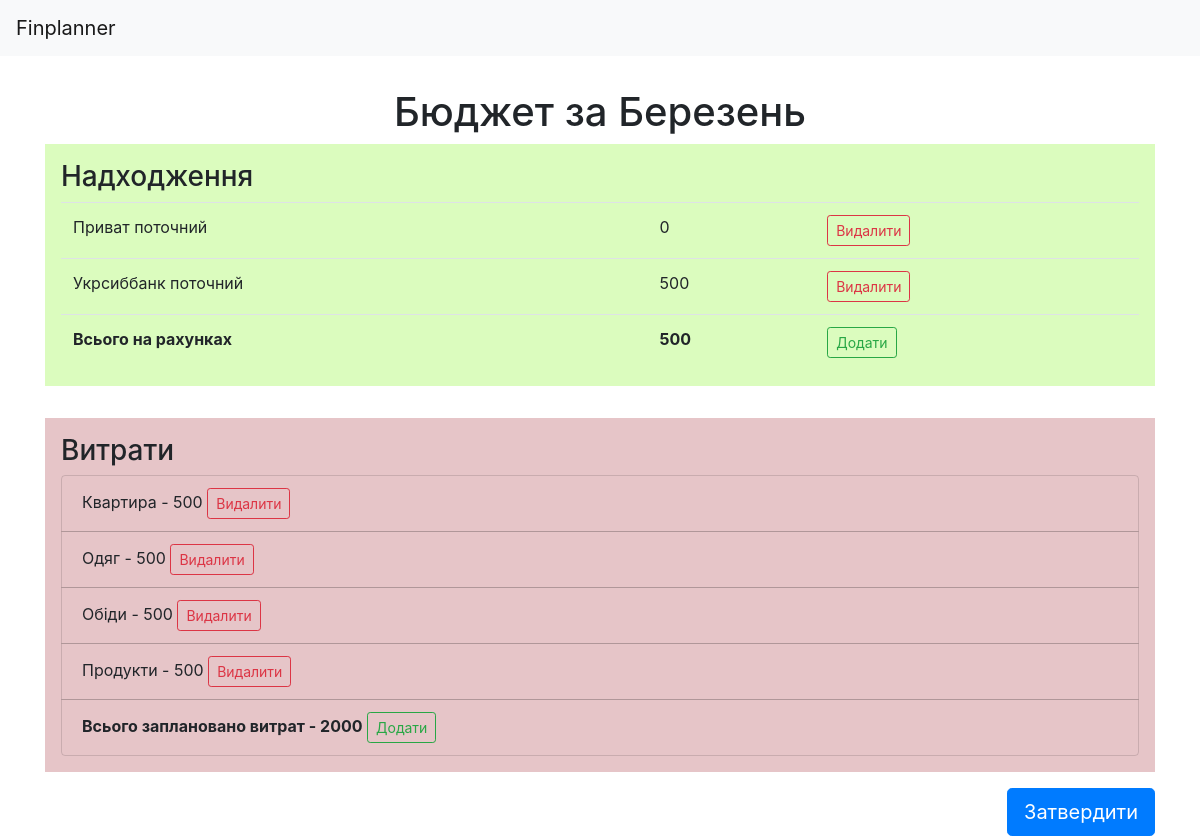
The app's page /month/13/, older data.
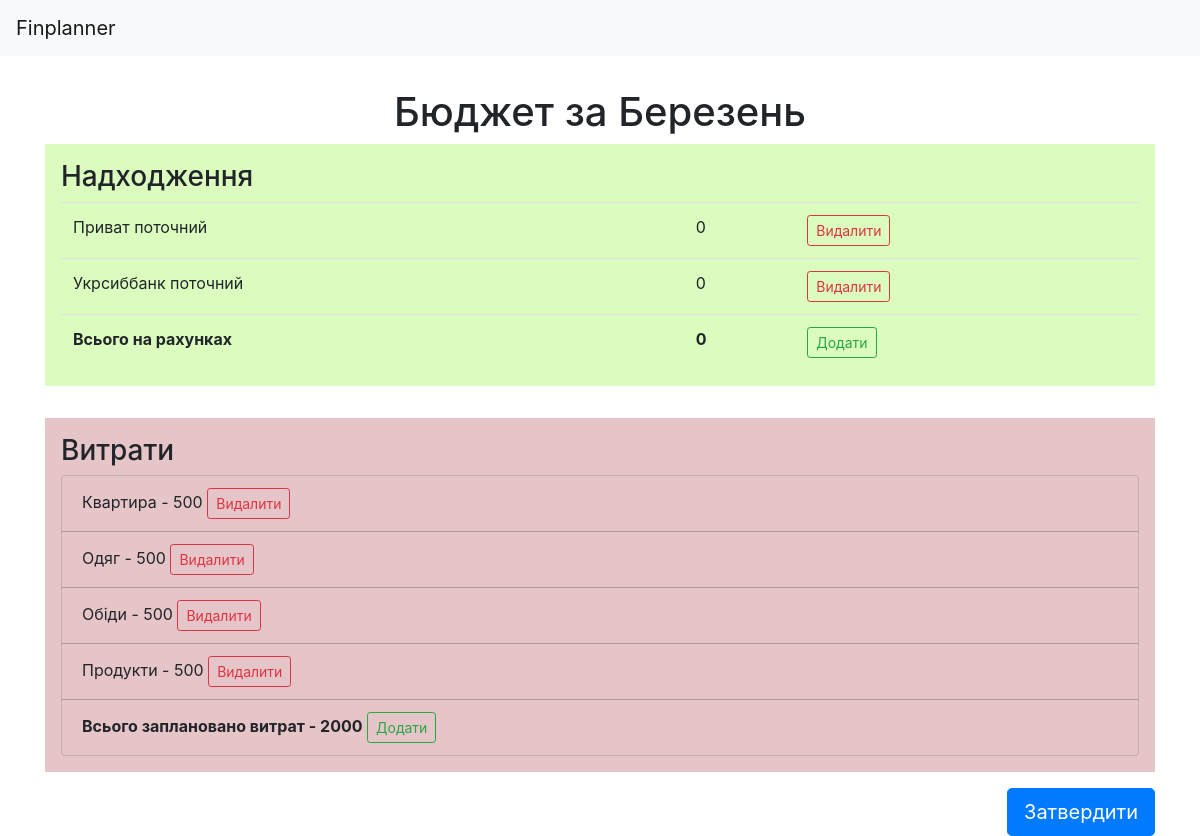
The same page, newer data.
### finance/models/score.py (models this page shows, shortened)
class ScorePrototype(models.Model):
    class Meta:
        abstract=True
    month = models.ForeignKey(
        'Month',
        on_delete=models.CASCADE,
        blank=False,
        null=False,
        verbose_name="Month"
    )
    amount = models.IntegerField(
        blank=False,
        null=False,
        verbose_name="Money Amount"
    )
    remainder = models.IntegerField(
        blank=True,
        null=True,
        verbose_name="Money Remainder"
    )

class Score(ScorePrototype):
    class Meta:
        verbose_name = "Belance"
        verbose_name_plural = "Belances"
    account = models.ForeignKey(
        'Account',
        on_delete=models.CASCADE,
        blank=False,
        null=False,
        verbose_name="Bank Account"
    )

### finance/models/month.py (models this page shows, shortened)
class Month(models.Model):
    class Meta:
        verbose_name = "month"
        verbose_name_plural = "months"
    name = models.CharField(
        max_length=50,
        blank=False,
        null=False,
        verbose_name="Month Name"
    )
    balance = models.IntegerField(
        blank=False,
        null=False,
        default=0,
        verbose_name="Money Amount"
    )
    expenses_plan = models.IntegerField(
        blank=False,
        null=False,
        default=0,
        verbose_name="Amount of Planned Expenses"
    )
    expenses_done = models.IntegerField(
        blank=False,
        null=False,
        default=0,
        verbose_name="Amount of Done Expenses"
    )
    approved = models.NullBooleanField(
        blank=True,
        null=True,
        verbose_name="State of Affirmation")

### finance/models/account.py (models this page shows, shortened)
class Account(models.Model):
    TYPE_OF_ACCOUNT = (
        ('cash', u"Готівка"),
        ('bank', u"Банк"),
    )
    class Meta:
        verbose_name = "Bank Account",
        verbose_name_plural = "Bank Accounts"
    name = models.CharField(
        max_length=100,
        blank=False,
        null=False,
        verbose_name="Account Name"
    )
    money = models.IntegerField(
        blank=True,
        null=True,
        verbose_name="Amount of Money"
    )
    blocked = models.IntegerField(
        blank=True,
        null=True,
        verbose_name="Blocked Money"
    )
    kind = models.CharField(
        max_length=100,
        blank=False,
        null=False,
        choices=TYPE_OF_ACCOUNT,
        verbose_name="Type of Account"
    )

### finance/views/months.py (the view)
# urls.py: url(r'^month/(?P<mid>[0-9]+)/$', views.show_month, name="show_month"),
def show_month(request, mid):
    month = Month.objects.get(pk=mid)
    scores = Score.objects.filter(month=month)
    planned_expenses = PlannedExpense.objects.filter(month=month)
    form = AddScore()
    form_planned_expense = AddExpense()
    form_transaction = AddTransaction()
    if request.method == "POST":
        month.approved = True
        month.save()
        messages.success(request,
            u"Бюджет на %s затверджено!" % month.name)
        return HttpResponseRedirect(reverse("home"))
    else:
        return render(request, 'finance/month.html',
            {'month': month, 'scores': scores, 'form': form,
             'form_planned_expense': form_planned_expense,
             'planned_expenses': planned_expenses})

### finance/templates/finance/month.html (shortened to what this page needs)
{% extends "finance/base.html" %}
{% block header %}
<div class="row">
    <div class="col-12 text-center mt-3" id="page-header">
        <h1>Бюджет за {{ month.name }} </h1>
    </div>
</div>
{% endblock %}
{% block content %}
<div class="row">
    <div class="col-12">
        <div id="balance">
            <h3>Надходження</h3>
            {% if scores %}
            <table class="table">
                <tbody>
                    {% for score in scores %}
                    <tr>
                        <td>{{ score.account.name }}</td>
                        <td>{{ score.remainder }}</td>
                        <td>
                            <a class="btn btn-outline-danger btn-sm"
                                href="{% url 'delete_score' month.id score.id %}">Видалити</a>
                        </td>
                    {% endfor %}
                    <tr>
                        <th>Всього на рахунках</th>
                        <th>{{ month.balance }}</th>
                        <td>
                            <a class="btn btn-outline-success btn-sm" data-toggle="collapse"
                            href="#collapseAddScore" role="button" aria-expanded="false" aria-controls="collapseAddScore">Додати</a>
                        </td>
                    </tr>
                </tbody>
            </table>
            {% else %}
            Надходження ще не заплановані <a class="btn btn-outline-success btn-sm" data-toggle="collapse"
                            href="#collapseAddScore" role="button" aria-expanded="false" aria-controls="collapseAddScore">Додати</a>
            {% endif %}
        </div>
    </div>
</div>
<div class="row">
    <div class="col-12">
        <div id="expenses">
            <h3>Витрати</h3>
            {% if planned_expenses %}
                <div class="list-group">
                {% for planned_expense in planned_expenses %}
                    <div class="list-group-item">
                        {{ planned_expense.title }} -
                        {{ planned_expense.amount }}
                        <a class="btn btn-outline-danger btn-sm"
                           href="{% url 'delete_planned_expense' month.id planned_expense.id %}">Видалити</a>
                    </div>
                {% endfor %}
                    <div class="list-group-item">
                        <strong>Всього заплановано витрат - {{ month.expenses_plan }}</strong>
                        <a class="btn btn-outline-success btn-sm" data-toggle="collapse"
                            href="#collapseAddExpense" role="button" aria-expanded="false"aria-controls="collapseAddExpense">Додати</a>
                    </div>
                </div>
            {% else %}
                Витрати ще не заплановані
                <a class="btn btn-outline-success btn-sm" data-toggle="collapse"
                    href="#collapseAddExpense" role="button" aria-expanded="false" aria-controls="collapseAddExpense">Додати</a>
            {% endif %}
        </div>
    </div>
</div>
<form action="" method="POST" class="float-right mt-3">
<button type="submit" class="btn btn-primary btn-lg">Затвердити</button>
</form>
{% endblock %}

Row changes from the older to the newer data that the page shows:
changed Month "Березень": balance "500" → "0"
changed Score "Укрсиббанк поточний": remainder "500" → "0"
